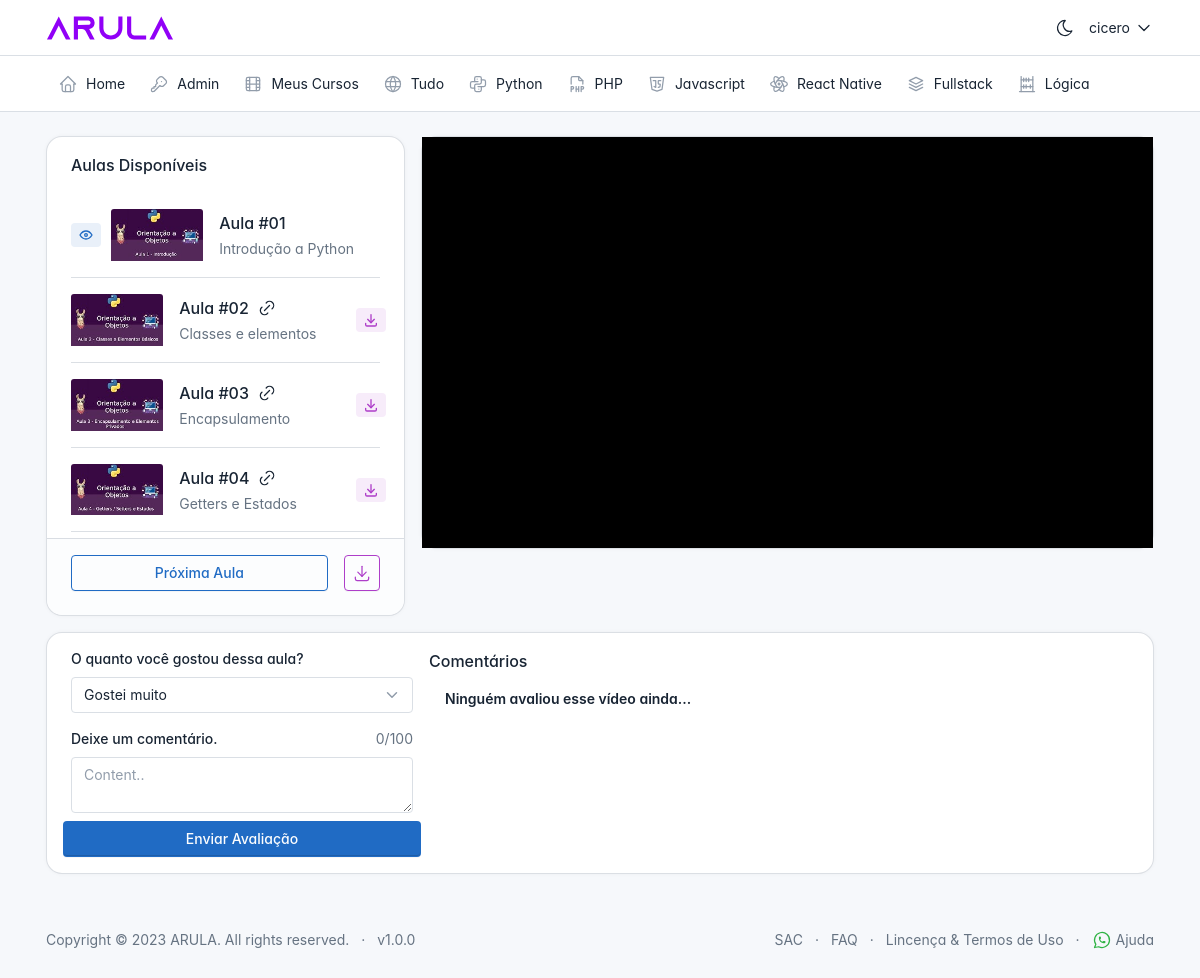
Screenshot of /view_course?v_id=1 (signed in) with the database file from the repository.
### tables this page shows
CREATE TABLE `videos` (
  `id` int(10) NOT NULL,
  `yt_id` varchar(50) NOT NULL,
  `title` varchar(50) NOT NULL,
  `thumb` varchar(100) NOT NULL,
  `curso_id` varchar(100) NOT NULL
);

### view_course.php (the view, shortened to what this page needs)
<?php
require_once "./db/verifica.php";
$sess_user = $_SESSION['username'];
if (isset($_GET['v_id'])) {
  if ($_GET['v_id'] != "") {
    $v_id = $_GET['v_id'];
    $sql = "SELECT * FROM videos WHERE id = $v_id";
    $sql = $pdo->prepare($sql);
    $sql->execute();
    if ($sql->rowCount() > 0) {
      foreach ($sql->fetchAll() as $value) {
        $curso_id = $value['curso_id'];
      }
    } else {
      header("Location: index");
      exit();
    }
  } else {
    header("Location: index");
    exit();
  }
} else {
  header("Location: index");
  exit();
}
$history = array();
$sql_h = "SELECT * FROM history WHERE username = '$sess_user'";
$sql_h = $pdo->prepare($sql_h);
$sql_h->execute();
if ($sql_h->rowCount() > 0) {
  foreach ($sql_h->fetchAll() as $value) {
    $video_id = $value['video_id'];
    $video_id = intval($video_id);
    $history[] = $video_id;
  }
}
$sql = "SELECT * FROM ratings WHERE video_id = $v_id AND user = '$sess_user' LIMIT 1";
$sql = $pdo->prepare($sql);
$sql->execute();
if ($sql->rowCount() > 0) {
  $rate_div = "display:none";
  $already_rate = "";
} else {
  $rate_div = "";
}
?>
<html lang="pt-BR">
<head>
  <link href="./dist/libs/plyr/dist/plyr.css?1684106062" rel="stylesheet" />
  <link href="./dist/libs/star-rating.js/dist/star-rating.min.css?1684106062" rel="stylesheet" />
  <link href="./dist/css/tabler.min.css?1684106062" rel="stylesheet" />
  <link href="./dist/css/tabler-flags.min.css?1684106062" rel="stylesheet" />
  <link href="./dist/css/tabler-payments.min.css?1684106062" rel="stylesheet" />
  <link href="./dist/css/tabler-vendors.min.css?1684106062" rel="stylesheet" />
  <link href="./dist/css/demo.min.css?1684106062" rel="stylesheet" />
</head>
<body>
  <div class="page">
    <?php require_once "./partials/header_h.php"; ?>
    <div class="page-wrapper">
      <div class="page-body">
        <div class="container-xl">
          <div class="row row-cards">
            <div class="col-md-4">
              <div class="card" style="height:30rem;">
                <div class="card-header border-0">
                  <div class="card-title">
                    Aulas Disponíveis
                  </div>
                </div>
                <div class="card-body card-body-scrollable card-body-scrollable-shadow">
                  <div class="divide-y">
                    <?php
                    $sql = "SELECT * FROM videos WHERE curso_id = $curso_id";
                    $sql = $pdo->prepare($sql);
                    $sql->execute();
                    $counter = 1;
                    if ($sql->rowCount() > 0) {
                      foreach ($sql->fetchAll() as $value) {
                        $aula_id = $value['id'];
                        $title = $value['title'];
                        $thumb = $value['thumb'];
                        if ($v_id == $aula_id) {
                          $display = "";
                          $sec_d = "display:none;";
                        } else {
                          $sec_d = "";
                          $display = "display:none;";
                        }
                    ?>
                        <div class="course_video" id="" data-aula-id="<?= $aula_id ?>">
                          <div class="row align-items-center">
                            <div class="col-auto badgeSelect" style="padding-right: 2px;<?= $display ?>">
                              <span class="badge bg-primary-lt">
                              </span>
                            </div>
                            <div class="col-4">
                              <div class="card-img-top img-responsive img-responsive-16x9" style="background-image: url(./assets/thumbs/<?= $thumb ?>);"></div>
                            </div>
                            <div class="col">
                              <h3 class="card-title mb-1">
                                <a href="#" class="text-reset redirect_video" data-link-video="?v_id=<?= $aula_id ?>">
                                  <div class="align-items-center d-flex">
                                    <div>
                                      Aula #<?= sprintf("%02d", $counter) ?>
                                    </div>
                                    <div class="ms-2" style="<?= $sec_d ?>">
                                    </div>
                                  </div>
                                </a>
                              </h3>
                              <div class="text-muted">
                                <?= $title ?>
                              </div>
                            </div>
                            <?php
                            if (in_array($aula_id, $history)) {
                            ?>
                              <div class="col-auto">
                                <svg xmlns="http://www.w3.org/2000/svg" class="icon icon-tabler icon-tabler-discount-check text-success" width="24" height="24" viewBox="0 0 24 24" stroke-width="2" stroke="currentColor" fill="none" stroke-linecap="round" stroke-linejoin="round">
                                  <path stroke="none" d="M0 0h24v24H0z" fill="none" />
                                  <path d="M5 7.2a2.2 2.2 0 0 1 2.2 -2.2h1a2.2 2.2 0 0 0 1.55 -.64l.7 -.7a2.2 2.2 0 0 1 3.12 0l.7 .7c.412 .41 .97 .64 1.55 .64h1a2.2 2.2 0 0 1 2.2 2.2v1c0 .58 .23 1.138 .64 1.55l.7 .7a2.2 2.2 0 0 1 0 3.12l-.7 .7a2.2 2.2 0 0 0 -.64 1.55v1a2.2 2.2 0 0 1 -2.2 2.2h-1a2.2 2.2 0 0 0 -1.55 .64l-.7 .7a2.2 2.2 0 0 1 -3.12 0l-.7 -.7a2.2 2.2 0 0 0 -1.55 -.64h-1a2.2 2.2 0 0 1 -2.2 -2.2v-1a2.2 2.2 0 0 0 -.64 -1.55l-.7 -.7a2.2 2.2 0 0 1 0 -3.12l.7 -.7a2.2 2.2 0 0 0 .64 -1.55v-1" />
                                  <path d="M9 12l2 2l4 -4" />
                                </svg>
                              </div>
                            <?php
                            } else { ?>
                              <div class="col-auto" style="padding-right: 2px;<?= $sec_d ?>">
                                <a href="#" class="download_btn">
                                  <span class="badge bg-purple-lt">
                                  </span>
                                </a>
                              </div>
                            <?php } ?>
                          </div>
                        </div>
                    <?php
                        $counter++;
                      }
                    }
                    ?>
                  </div>
                </div>
                <div class="card-footer">
                  <div class="row">
                    <div class="col mb-2">
                      <a href="#" class="btn btn-outline-primary w-100 next_video">Próxima Aula</a>
                    </div>
                    <div class="col-auto mb-2">
                      <a href="#" class="btn btn-outline-purple btn-icon w-100">
                      </a>
                    </div>
                  </div>
                </div>
              </div>
            </div>
            <div class="col-md-8">
              <div class="card">
                <div class="card-body p-0">
                </div>
              </div>
            </div>
            <div class="col-md-12">
              <div class="card">
                <div class="card-body">
                  <div class="row row-cards">
                    <div class="col-md-4">
                      <div id="rate_div" style="<?= $rate_div ?>">
                        <div class="mb-3">
                          <label class="form-label">O quanto você gostou dessa aula?</label>
                        </div>
                        <div class="mb-2">
                          <label class="form-label">Deixe um comentário. <span class="form-label-description">0/100</span></label>
                          <textarea class="form-control" id="rate_obs" name="example-textarea-input" rows="2" placeholder="Content.."></textarea>
                        </div>
                        <div class="row">
                          <a href="#" class="btn btn-primary w-100" id="sendRate">Enviar Avaliação</a>
                        </div>
                      </div>
                    </div>
                    <div class="col-md-8">
                      <div class="mb-3">
                        <div class="card-title">
                          Comentários
                        </div>
                        <div class="divide-y ms-3">
                          <?php
                          $sql = "SELECT * FROM ratings WHERE video_id = $v_id";
                          $sql = $pdo->prepare($sql);
                          $sql->execute();
                          if ($sql->rowCount() > 0) {
                            foreach ($sql->fetchAll() as $value) {
                              $username = $value['user'];
                              $rate = $value['rate'];
                              $rate = intval($rate);
                              $obs = $value['obs'];
                              if ($obs == "") {
                                $obs = "Não fez nenhum comentário.";
                              }
                              $ii = 1;
                              $svg = "";
                              while ($ii <= 5) {
                                if ($ii <= $rate) {
                                  $svg .= '<svg xmlns="http://www.w3.org/2000/svg" class="icon icon-tabler icon-tabler-star-filled text-yellow" width="24" height="24" viewBox="0 0 24 24" stroke-width="2" stroke="currentColor" fill="none" stroke-linecap="round" stroke-linejoin="round">
                                <path stroke="none" d="M0 0h24v24H0z" fill="none"></path>
                                <path d="M8.243 7.34l-6.38 .925l-.113 .023a1 1 0 0 0 -.44 1.684l4.622 4.499l-1.09 6.355l-.013 .11a1 1 0 0 0 1.464 .944l5.706 -3l5.693 3l.1 .046a1 1 0 0 0 1.352 -1.1l-1.091 -6.355l4.624 -4.5l.078 -.085a1 1 0 0 0 -.633 -1.62l-6.38 -.926l-2.852 -5.78a1 1 0 0 0 -1.794 0l-2.853 5.78z" stroke-width="0" fill="currentColor"></path>
                              </svg>';
                                } else {
                                  $svg .= '<svg xmlns="http://www.w3.org/2000/svg" class="icon icon-tabler icon-tabler-star" width="24" height="24" viewBox="0 0 24 24" stroke-width="2" stroke="currentColor" fill="none" stroke-linecap="round" stroke-linejoin="round">
                            <path stroke="none" d="M0 0h24v24H0z" fill="none"></path>
                            <path d="M12 17.75l-6.172 3.245l1.179 -6.873l-5 -4.867l6.9 -1l3.086 -6.253l3.086 6.253l6.9 1l-5 4.867l1.179 6.873z"></path>
                         </svg>';
                                }
                                $ii++;
                              }
                          ?>
                              <div class="row">
                                <div class="col align-self-center">
                                  <div>
                                    <strong><?= $username ?></strong>
                                    <p class="mb-0"><?= $obs ?></p>
                                  </div>
                                </div>
                                <div class="col-auto ms-auto align-self-center">
                                  <div class="text-reset">
                                    <?= $svg ?>
                                  </div>
                                </div>
                              </div>
                            <?php
                            }
                          } else {
                            ?>
                            <div class="row">
                              <div class="col align-self-center">
                                <div>
                                  <strong>Ninguém avaliou esse vídeo ainda...</strong>
                                </div>
                              </div>
                            </div>
                          <?php
                          }
                          ?>
                        </div>
                      </div>
                    </div>
                  </div>
                </div>
              </div>
            </div>
          </div>
        </div>
      </div>
      <?php require "./partials/footer_arola.php"; ?>
    </div>
  </div>
</body>
</html>

### view_course.php (style rules this page uses)
:root { --tblr-font-sans-serif: 'Inter Var', -apple-system, BlinkMacSystemFont, San Francisco, Segoe UI, Roboto, Helvetica Neue, sans-serif; }
body { font-feature-settings: "cv03", "cv04", "cv11"; }

### rows the page displays
videos: thumb (picture), title "Introdução a Python"
videos: thumb (picture), title "Classes e elementos"
videos: thumb (picture), title "Encapsulamento"
videos: thumb (picture), title "Getters e Estados"

### other values shown
$_SESSION["username"] "cicero"
